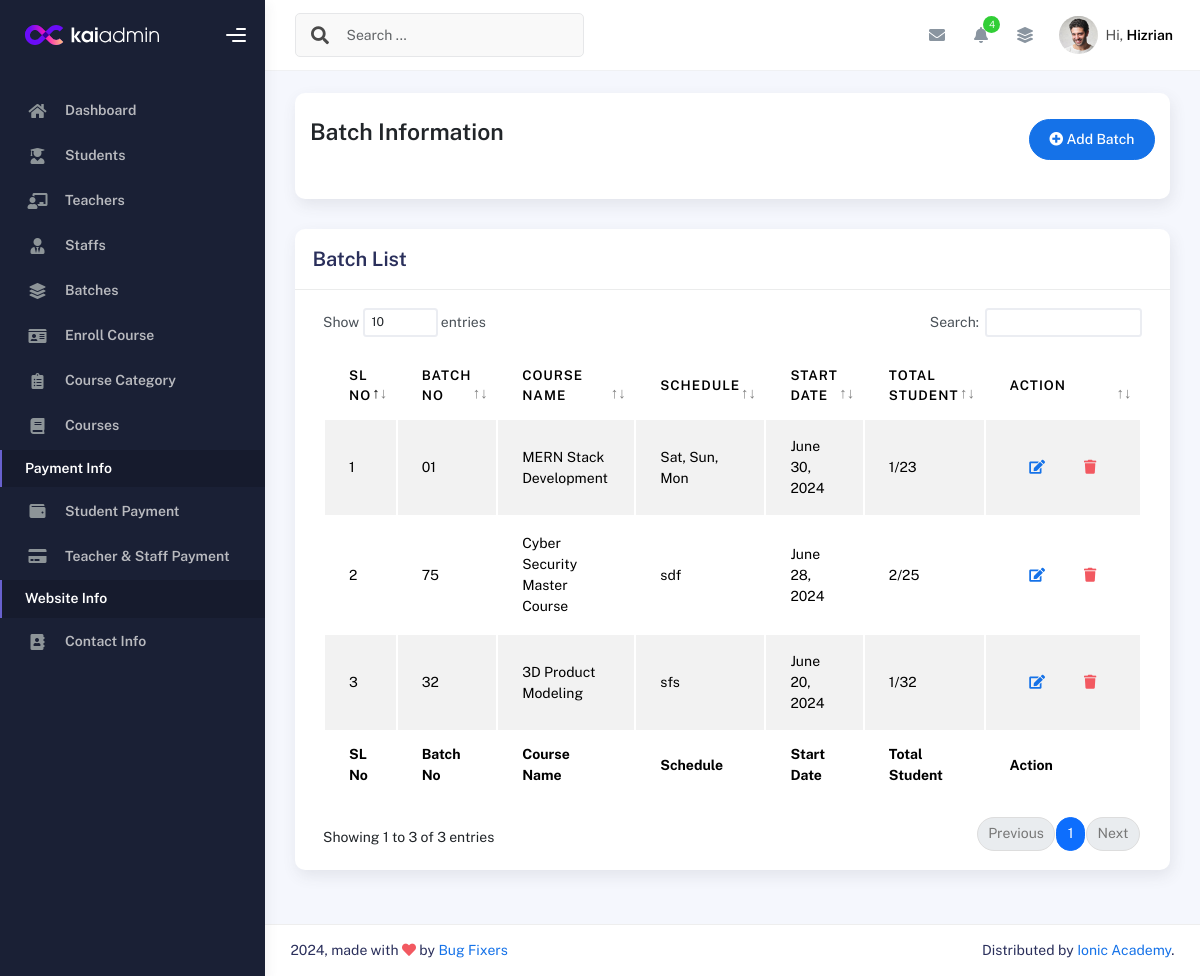
The page /batchlist/ (signed in) on the database its author committed.
### IMSapp/models.py (models this page shows, shortened)
class BatchInfoModel(models.Model):
    BatchNo=models.CharField(max_length=100,null=True)
    Batchschedule=models.CharField(max_length=100,null=True)
    STATUS = [
        ('On-Going','On-Going'),
        ('Upcomming','Upcomming'),
        ('Completed','Completed')
    ]
    Status=models.CharField(choices = STATUS, max_length=100,null=True)
    BatchStartDate=models.DateField(null=True)
    TotalStudent=models.CharField(max_length=100,null=True)
    BatchInstructor=models.CharField(max_length=100,null=True)
    CourseName=models.ForeignKey(CourseInfoModel,on_delete = models.SET_NULL,related_name='coursenameinfo',null=True)

class CourseInfoModel(models.Model):
    CourseName=models.CharField(max_length=150, null=True)
    Sologan=models.CharField(max_length=100, null=True)
    ShortSummary=models.CharField(max_length=150, null=True)
    CourseCategory=models.ForeignKey(CourseCategoryModel,on_delete=models.SET_NULL,related_name='coursecategory', null=True)
    Lecture=models.IntegerField(null=True)
    CourseDuration=models.IntegerField(null=True)
    WeeklyClass=models.IntegerField(null=True)
    ClassDuration=models.IntegerField(null=True)
    TotalProject=models.IntegerField(null=True)
    CourseOverview=models.TextField(null=True)
    CourseCurrriculum=models.TextField(null=True)
    Software=models.TextField(max_length=200, null=True)
    CourseFor=models.TextField(null=True)
    JobPositions=models.TextField(null=True)
    CourseFee=models.IntegerField(null=True)
    IntroVideo=models.CharField(max_length=200, null=True)
    CourseImage=models.ImageField(upload_to='media/courseImage', null=True)
    def __str__(self):
        return self.CourseName

### IMSapp/batchviews.py (the view)
# urls.py: path('batchlist/',batchlist,name="batchlist"),
@login_required
def batchlist(request):
    batchdata = BatchInfoModel.objects.all()
    combined_data = []
    for data in batchdata:
        enrolledstudent = AdmittedCourseModel.objects.filter(LearningBatch=data).count()
        combined_data.append({
            'batchdata': data,
            'enrolledstudent': enrolledstudent,
        })
    context = {
        'combined_data': combined_data
    }
    return render(request, "batches/batchlist.html", context)

### IMSapp/templates/batches/batchlist.html
{% extends "profilemaster/master.html" %}
{% block content %}
<div class="col-sm-12 col-md-12">
    <div class="card card-stats card-round">
        <div class="card-body">
            <div class="d-flex align-items-left align-items-md-center flex-column flex-md-row pt-2 pb-4">
                <div>
                    <h3 class="fw-bold mb-3">Batch Information</h3>
                </div>
                <div class="ms-md-auto py-2 py-md-0">
                    <a href="{% url 'addbatch' %}" class="btn btn-primary btn-round"><i class="fas fa-plus-circle"></i> Add Batch</a>
                </div>
            </div>
        </div>
    </div>
</div>
<div class="col-md-12">
    <div class="card">
      <div class="card-header">
        <h4 class="card-title">Batch List</h4>
      </div>
      <div class="card-body">
        <div class="table-responsive">
          <table id="basic-datatables" class="display table table-striped table-hover">
            <thead>
              <tr>
                <th>SL No</th>
                <th>Batch No</th>
                <th>Course Name</th>
                <th>Schedule</th>
                <th>Start Date</th>
                <th>Total Student</th>
                <th>Action</th>
              </tr>
            </thead>
            <tfoot>
              <tr>
                <th>SL No</th>
                <th>Batch No</th>
                <th>Course Name</th>
                <th>Schedule</th>
                <th>Start Date</th>
                <th>Total Student</th>
                <th>Action</th>
              </tr>
            </tfoot>
            <tbody>
              {% for i in combined_data %}
                <tr>
                  <td>{{forloop.counter}}</td>
                  <td>{{i.batchdata.BatchNo}}</td>
                  <td>{{i.batchdata.CourseName}}</td>
                  <td>{{i.batchdata.Batchschedule}}</td>
                  <td>{{i.batchdata.BatchStartDate}}</td>
                  <td>{{i.enrolledstudent}}/{{i.batchdata.TotalStudent}}</td>
                  <td>
                    <div class="form-button-action">
                      <a href="{% url 'editbatch' i.batchdata.id %}" class="btn btn-link btn-primary btn-md">
                        <i class="fa fa-edit"></i>
                      </a>
                      <a href="{% url 'deletebatch' i.batchdata.id %}" class="btn btn-link btn-danger btn-md">
                        <i class="fa fa-trash"></i>
                      </a>
                    </div>
                  </td>
                </tr>
              {% endfor %}
            </tbody>
          </table>
        </div>
      </div>
    </div>
  </div>
{% endblock content %}

### rows shown on the page
BatchInfoModel: batchdata.BatchNo "01", batchdata.CourseName "MERN Stack Development", batchdata.Batchschedule "Sat, Sun, Mon", batchdata.BatchStartDate "June 30, 2024", enrolledstudent "1", batchdata.TotalStudent "23"
BatchInfoModel: batchdata.BatchNo "75", batchdata.CourseName "Cyber Security Master Course", batchdata.Batchschedule "sdf", batchdata.BatchStartDate "June 28, 2024", enrolledstudent "2", batchdata.TotalStudent "25"
BatchInfoModel: batchdata.BatchNo "32", batchdata.CourseName "3D Product Modeling", batchdata.Batchschedule "sfs", batchdata.BatchStartDate "June 20, 2024", enrolledstudent "1", batchdata.TotalStudent "32"
